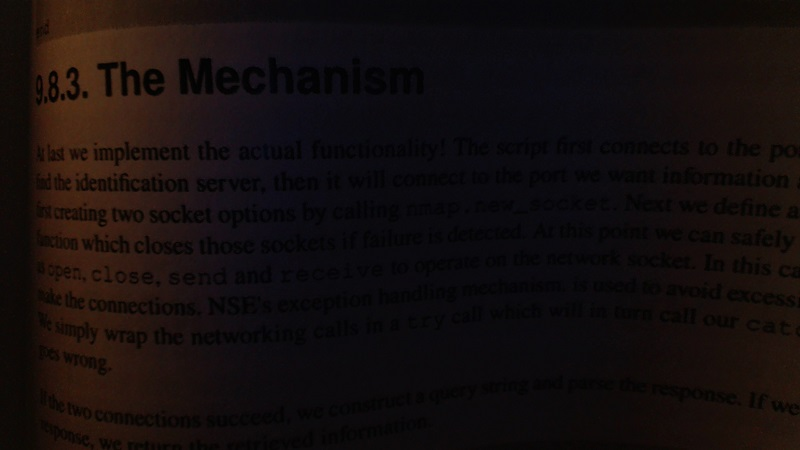
#> input picture book.jpg, 800 x 450 px
$ python Thresholding.py
#> lines starting #> are read from the running program, lines starting #| are printed output that depends on the picture; after the words box and inside, x2 and y2 are one past the last pixel; in counts of white or black regions, pixels touching at a corner belong together
import cv2
img =cv2.imread("book.jpg")
#> img is the input picture: shape (450, 800, 3); mean B, G, R 13.4, 13.6, 20.3

# thresholding means apply color on image while set some minimum or maximum  value of color
grayScale= cv2.cvtColor(img,cv2.COLOR_BGR2GRAY)
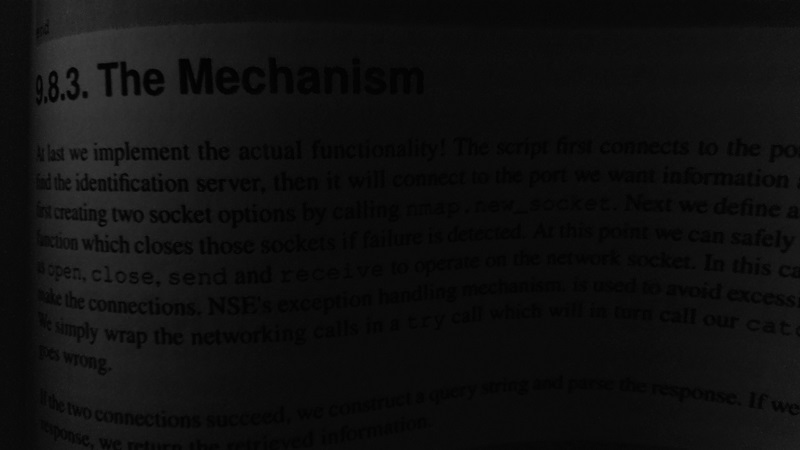
#> grayScale: shape (450, 800); min 0, max 64, mean 15.6
retval, threshold = cv2.threshold(grayScale, 10, 255, cv2.THRESH_BINARY)
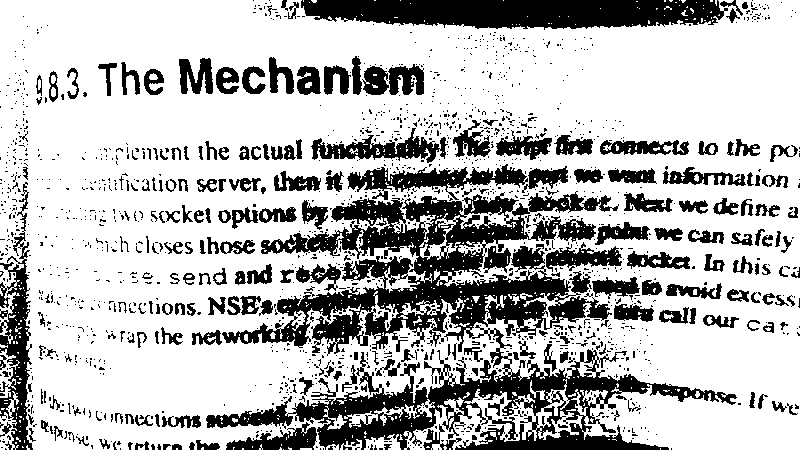
#> threshold: shape (450, 800); 72.6% white; 1628 black regions (1390 under 20 px), largest, box (x1, y1, x2, y2) and area: (206, 191, 737, 450) 41971, (301, 0, 728, 30) 10101, (0, 182, 33, 450) 3599
cv2.imshow("book",img)
cv2.imshow("gray",grayScale)
cv2.imshow("book_new",threshold)
cv2.waitKey(0)
#> (the run stopped early here; a loop or call above may not have finished)
